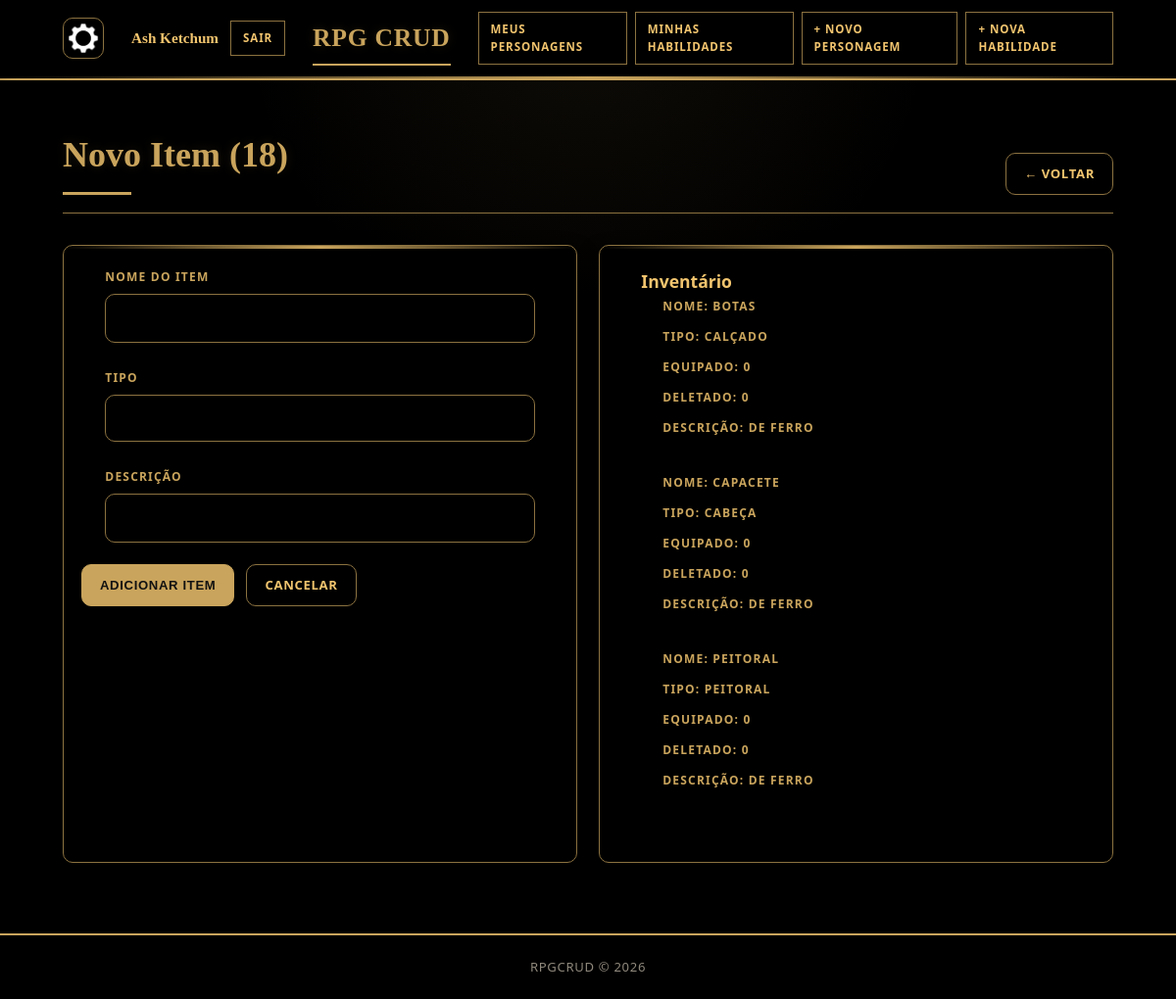
/pages/item_create.php?id=18 (signed in), run on the app's committed database.
### tables this page shows
CREATE TABLE `item` (
  `id` int(11) NOT NULL,
  `id_personagem` int(11) DEFAULT NULL,
  `nome` varchar(32) DEFAULT NULL,
  `tipo` varchar(32) DEFAULT NULL,
  `descricao` text DEFAULT NULL,
  `equipado` tinyint(1) DEFAULT NULL,
  `deletado` tinyint(1) DEFAULT NULL
);

### config/database.php (called while the page is built, shortened)
<?php
function getConexao(): PDO {
    $dsn = "mysql:host=" . DB_HOST . ";dbname=" . DB_NAME . ";charset=" . DB_CHARSET;
    $opcoes = [
        PDO::ATTR_ERRMODE            => PDO::ERRMODE_EXCEPTION,
        PDO::ATTR_DEFAULT_FETCH_MODE => PDO::FETCH_ASSOC,
        PDO::ATTR_EMULATE_PREPARES   => false,
    ];
    return new PDO($dsn, DB_USER, DB_PASS, $opcoes);
}

### repository/ItemRepository.php (called while the page is built, shortened)
<?php
require_once __DIR__ . '/../config/database.php';
require_once __DIR__ . '/../entity/Item.php';
class ItemRepository {
    private PDO $pdo;
    public function __construct() {
        $this->pdo = getConexao();
    }
    public function listarPorPersonagem(int $id_personagem): array {
        $stmt = $this->pdo->prepare(
            'SELECT * FROM item WHERE id_personagem = :id_p ORDER BY nome ASC'
        );
        $stmt->execute([':id_p' => $id_personagem]);
        $lista = [];
        foreach ($stmt->fetchAll() as $dados) {
            $lista[] = new Item($dados);
        }
        return $lista;
    }
}

### entity/Item.php (called while the page is built, shortened)
<?php
class Item {
    private string $nome;
    private string $tipo;
    private string $descricao;
    private int   $equipado;
    private int   $deletado;
    public function __construct(array $dados) {
        $this->nome              =        $dados['nome']              ?? '';
        $this->tipo              =        $dados['tipo']              ?? '';
        $this->descricao         =        $dados['descricao']         ?? '';
        $this->equipado          = (int) ($dados['equipado']          ?? 0);
        $this->deletado          = (int) ($dados['deletado']          ?? 0);
    }
    public function getNome():            string { return $this->nome; }
    public function getTipo():            string { return $this->tipo; }
    public function getDescricao():       string { return $this->descricao; }
    public function getEquipado():        int   { return $this->equipado; }
    public function getDeletado():        int   { return $this->deletado; }
}

### pages/item_create.php (the view, shortened to what this page needs)
<?php
require_once __DIR__ . '/../repository/ItemRepository.php';
$repo_item = new ItemRepository();
$id_personagem = 0;
if (isset($_GET['id'])) {
    $id_personagem = (int) $_GET['id'];
}
$inventario = $repo_item->listarPorPersonagem($id_personagem);
$nome = '';
$descricao = '';
require_once __DIR__ . '/../includes/header.php';
?>
<div class="page-header">
  <h2>Novo Item (<?= $id_personagem ?>)</h2>
  <a href="index.php" class="btn btn-ghost">← Voltar</a>
</div>
<div class="form">
  <div class="form-card">
    <form method="POST" action="item_create.php?id=<?=$id_personagem?>" enctype="multipart/form-data">
      <div class="form-group">
        <label for="nome">Nome do Item</label>
        <input
          type="text"
          id="nome"
          name="nome"
          placeholder="Ex: Capacete de ferro"
          value="<?= htmlspecialchars($nome) ?>"
          required
        />
      </div>
      <div class="form-group">
        <label for="tipo">Tipo</label>
        <select id="tipo" name="tipo" required>
          <option value="">Selecione o tipo...</option>
        </select>
      </div>
      <div class="form-group">
        <label for="descricao">Descrição</label>
        <input
          type="text"
          id="descricao"
          name="descricao"
          value="<?= htmlspecialchars($descricao) ?>"
          required
        />
      </div>
      <div class="form-actions">
        <button type="submit" class="btn btn-primary">Adicionar Item</button>
        <a href="index.php" class="btn btn-ghost">Cancelar</a>
      </div>
    </form>
  </div>
  <div class="form-card">
    <div class="form-group">
        <h3 for="inventario">Inventário</h3>
        <?php foreach ($inventario as $indice => $it): ?>
        <div class="form-group2">
          <label for="nome">Nome: <?= $it->getNome() ?></label>
        </div>
        <div class="form-group2">
          <label for="tipo">Tipo: <?= $it->getTipo() ?></label>
        </div>
        <div class="form-group2">
          <label for="equipado">Equipado: <?= $it->getEquipado() ?></label>
        </div>
        <div class="form-group2">
          <label for="deletado">Deletado: <?= $it->getDeletado() ?></label>
        </div>
        <div class="form-group2">
          <label for="descricao">Descrição: <?= $it->getDescricao() ?></label>
        </div>
        <br>
        <?php endforeach; ?>
    </div>
  </div>
</div>
<?php require_once __DIR__ . '/../includes/footer.php'; ?>

### assets/style.css (style rules this page uses)
*, *::before, *::after { box-sizing: border-box; margin: 0; padding: 0; }
html { min-height: 100%; }
body { position: relative; isolation: isolate; min-height: 100vh; display: flex; flex-direction: column; color: var(--cor-principal-light); background: radial-gradient( circle at top, color-mix(in srgb, var(--cor-principal) 8%, transparent), transparent 30% ), var(--cor-secundaria-escura); font-family: "Trebuchet MS", "Segoe UI", system-ui, sans-serif; font-size: 15px; line-height: 1.6; }
a { color: var(--cor-principal); text-decoration: none; transition: .2s; }
.page-header { display: flex; align-items: flex-end; justify-content: space-between; gap: 18px; margin-bottom: 32px; padding-bottom: 18px; border-bottom: 1px solid var(--cor-principal-dark); }
.page-header h2 { position: relative; color: var(--cor-principal); font-family: Georgia, "Times New Roman", serif; font-size: clamp(2rem, 3vw, 2.8rem); font-weight: 700; }
.page-header h2::after { content: ""; display: block; width: 70px; height: 3px; margin-top: 8px; background: var(--cor-principal); }
.btn { display: inline-flex; align-items: center; justify-content: center; gap: 8px; min-height: 42px; padding: 10px 18px; border: 1px solid var(--cor-principal-dark); border-radius: var(--radius); background: var(--cor-secundaria-dark); color: var(--cor-principal-light); font-size: .82rem; font-weight: 900; letter-spacing: .05em; text-transform: uppercase; text-decoration: none; cursor: pointer; transition: transform .15s ease, background .15s ease, border-color .15s ease, color .15s ease; box-shadow: var(--shadow-sm); }
.btn-primary { background: var(--cor-principal); color: #111; border-color: var(--cor-principal); }
.btn-ghost { background: transparent; }
.form-card, .confirm-card, .login-card, .form-pericias { position: relative; background: var(--cor-secundaria); border: 1px solid var(--cor-principal-dark); border-radius: var(--radius); box-shadow: var(--shadow); }
.form-card::before, .confirm-card::before, .login-card::before, .form-pericias::before { content: ""; position: absolute; top: 0; left: 0; right: 0; height: 3px; background: linear-gradient( 90deg, transparent, var(--cor-principal), transparent ); }
.form { display: grid; grid-template-columns: 1fr 1fr; gap: 22px; }
.form-card, .form-pericias { max-width: 720px; padding: 18px; }
.form-group, .div-pericia { margin-left: 5%; margin-right: 5%; margin-bottom: 18px; padding-top: 4px; padding-bottom: 4px; }
.form-group2 { margin-left: 5%; padding-top: 2px; padding-bottom: 2px; }
.form-group label, .form-pericias label { display: block; margin-bottom: 8px; color: var(--cor-principal); font-size: .75rem; font-weight: 900; letter-spacing: .1em; text-transform: uppercase; }
.form-group input[type="text"], .form-group input[type="name"], .form-group input[type="email"], .form-group input[type="password"], .form-group input[type="number"], .form-group select { width: 100%; min-height: 46px; padding: 12px 14px; background: var(--cor-secundaria); color: var(--cor-secundaria-escura); border: 1px solid var(--cor-principal-dark); border-radius: var(--radius); outline: none; font: inherit; transition: border-color .2s ease, box-shadow .2s ease, background .2s ease; }
.form-group select { cursor: pointer; }
.form-actions { display: flex; gap: 12px; flex-wrap: wrap; margin-top: 14px; }
.page-header h2, .login-logo, .logo { text-shadow: 0 0 12px color-mix(in srgb, var(--cor-principal) 15%, transparent); }
input::placeholder, textarea::placeholder { color: var(--cor-secundaria-escura); }

### data on the page
item: nome "BOTAS", tipo "CALÇADO", equipado "0", deletado "0", descricao "DE FERRO"
item: nome "CAPACETE", tipo "CABEÇA", equipado "0", deletado "0", descricao "DE FERRO"
item: nome "PEITORAL", tipo "PEITORAL", equipado "0", deletado "0", descricao "DE FERRO"

### other printed values
$nomeUser "Ash Ketchum"
$id_personagem "18"
